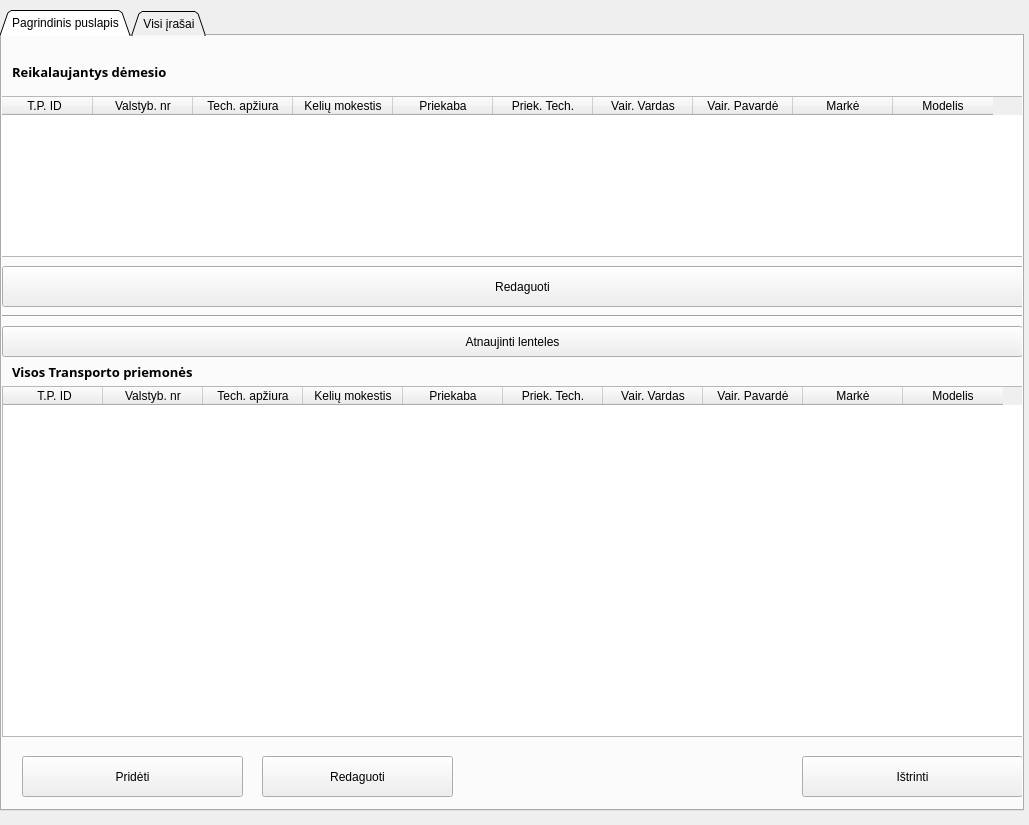
<?xml version="1.0" encoding="UTF-8"?>
<ui version="4.0">
 <class>MainWindow</class>
 <widget class="QMainWindow" name="MainWindow">
  <property name="geometry">
   <rect>
    <x>0</x>
    <y>0</y>
    <width>1029</width>
    <height>825</height>
   </rect>
  </property>
  <property name="sizePolicy">
   <sizepolicy hsizetype="MinimumExpanding" vsizetype="MinimumExpanding">
    <horstretch>0</horstretch>
    <verstretch>0</verstretch>
   </sizepolicy>
  </property>
  <property name="windowTitle">
   <string>Transporto valdymas</string>
  </property>
  <property name="animated">
   <bool>false</bool>
  </property>
  <property name="tabShape">
   <enum>QTabWidget::Triangular</enum>
  </property>
  <widget class="QWidget" name="centralwidget">
   <widget class="QTabWidget" name="tabWidget">
    <property name="geometry">
     <rect>
      <x>0</x>
      <y>10</y>
      <width>1024</width>
      <height>801</height>
     </rect>
    </property>
    <property name="sizePolicy">
     <sizepolicy hsizetype="Fixed" vsizetype="Fixed">
      <horstretch>0</horstretch>
      <verstretch>0</verstretch>
     </sizepolicy>
    </property>
    <property name="focusPolicy">
     <enum>Qt::TabFocus</enum>
    </property>
    <property name="tabShape">
     <enum>QTabWidget::Triangular</enum>
    </property>
    <property name="currentIndex">
     <number>0</number>
    </property>
    <property name="iconSize">
     <size>
      <width>32</width>
      <height>32</height>
     </size>
    </property>
    <property name="elideMode">
     <enum>Qt::ElideRight</enum>
    </property>
    <property name="documentMode">
     <bool>false</bool>
    </property>
    <property name="tabsClosable">
     <bool>false</bool>
    </property>
    <property name="tabBarAutoHide">
     <bool>false</bool>
    </property>
    <widget class="QWidget" name="tab">
     <attribute name="title">
      <string>Pagrindinis puslapis</string>
     </attribute>
     <widget class="QLabel" name="label">
      <property name="geometry">
       <rect>
        <x>10</x>
        <y>20</y>
        <width>991</width>
        <height>31</height>
       </rect>
      </property>
      <property name="sizePolicy">
       <sizepolicy hsizetype="Fixed" vsizetype="Preferred">
        <horstretch>0</horstretch>
        <verstretch>0</verstretch>
       </sizepolicy>
      </property>
      <property name="font">
       <font>
        <family>Arial Black</family>
        <pointsize>10</pointsize>
        <weight>75</weight>
        <bold>true</bold>
       </font>
      </property>
      <property name="text">
       <string>Reikalaujantys dėmesio</string>
      </property>
     </widget>
     <widget class="QTableWidget" name="reik_dem">
      <property name="geometry">
       <rect>
        <x>-10</x>
        <y>60</y>
        <width>1041</width>
        <height>161</height>
       </rect>
      </property>
      <property name="sizePolicy">
       <sizepolicy hsizetype="Fixed" vsizetype="Expanding">
        <horstretch>0</horstretch>
        <verstretch>0</verstretch>
       </sizepolicy>
      </property>
      <property name="tabletTracking">
       <bool>false</bool>
      </property>
      <property name="autoFillBackground">
       <bool>true</bool>
      </property>
      <property name="inputMethodHints">
       <set>Qt::ImhNone</set>
      </property>
      <property name="lineWidth">
       <number>2</number>
      </property>
      <property name="sizeAdjustPolicy">
       <enum>QAbstractScrollArea::AdjustToContents</enum>
      </property>
      <property name="autoScrollMargin">
       <number>16</number>
      </property>
      <property name="editTriggers">
       <set>QAbstractItemView::NoEditTriggers</set>
      </property>
      <property name="showDropIndicator" stdset="0">
       <bool>false</bool>
      </property>
      <property name="alternatingRowColors">
       <bool>true</bool>
      </property>
      <property name="selectionMode">
       <enum>QAbstractItemView::SingleSelection</enum>
      </property>
      <property name="selectionBehavior">
       <enum>QAbstractItemView::SelectRows</enum>
      </property>
      <property name="gridStyle">
       <enum>Qt::DashDotDotLine</enum>
      </property>
      <property name="cornerButtonEnabled">
       <bool>false</bool>
      </property>
      <attribute name="horizontalHeaderCascadingSectionResizes">
       <bool>false</bool>
      </attribute>
      <attribute name="verticalHeaderMinimumSectionSize">
       <number>35</number>
      </attribute>
      <attribute name="verticalHeaderStretchLastSection">
       <bool>true</bool>
      </attribute>
      <column>
       <property name="text">
        <string> T.P. ID</string>
       </property>
      </column>
      <column>
       <property name="text">
        <string>Valstyb. nr</string>
       </property>
      </column>
      <column>
       <property name="text">
        <string>Tech. apžiura</string>
       </property>
      </column>
      <column>
       <property name="text">
        <string>Kelių mokestis</string>
       </property>
      </column>
      <column>
       <property name="text">
        <string>Priekaba</string>
       </property>
      </column>
      <column>
       <property name="text">
        <string>Priek. Tech.</string>
       </property>
      </column>
      <column>
       <property name="text">
        <string>Vair. Vardas</string>
       </property>
      </column>
      <column>
       <property name="text">
        <string>Vair. Pavardė</string>
       </property>
      </column>
      <column>
       <property name="text">
        <string>Markė</string>
       </property>
      </column>
      <column>
       <property name="text">
        <string>Modelis</string>
       </property>
      </column>
     </widget>
     <widget class="QPushButton" name="redaguoti">
      <property name="geometry">
       <rect>
        <x>0</x>
        <y>230</y>
        <width>1041</width>
        <height>41</height>
       </rect>
      </property>
      <property name="sizePolicy">
       <sizepolicy hsizetype="Fixed" vsizetype="Fixed">
        <horstretch>0</horstretch>
        <verstretch>0</verstretch>
       </sizepolicy>
      </property>
      <property name="text">
       <string>Redaguoti</string>
      </property>
     </widget>
     <widget class="QPushButton" name="atnaujinti">
      <property name="geometry">
       <rect>
        <x>0</x>
        <y>290</y>
        <width>1021</width>
        <height>31</height>
       </rect>
      </property>
      <property name="sizePolicy">
       <sizepolicy hsizetype="Fixed" vsizetype="Fixed">
        <horstretch>0</horstretch>
        <verstretch>0</verstretch>
       </sizepolicy>
      </property>
      <property name="accessibleDescription">
       <string/>
      </property>
      <property name="inputMethodHints">
       <set>Qt::ImhNone</set>
      </property>
      <property name="text">
       <string>Atnaujinti lenteles</string>
      </property>
     </widget>
     <widget class="QLabel" name="label_2">
      <property name="geometry">
       <rect>
        <x>10</x>
        <y>320</y>
        <width>1011</width>
        <height>31</height>
       </rect>
      </property>
      <property name="sizePolicy">
       <sizepolicy hsizetype="Fixed" vsizetype="Preferred">
        <horstretch>0</horstretch>
        <verstretch>0</verstretch>
       </sizepolicy>
      </property>
      <property name="font">
       <font>
        <family>Arial Black</family>
        <pointsize>10</pointsize>
        <weight>75</weight>
        <bold>true</bold>
       </font>
      </property>
      <property name="text">
       <string>Visos Transporto priemonės</string>
      </property>
     </widget>
     <widget class="QTableWidget" name="visi_auto">
      <property name="geometry">
       <rect>
        <x>0</x>
        <y>350</y>
        <width>1041</width>
        <height>351</height>
       </rect>
      </property>
      <property name="sizePolicy">
       <sizepolicy hsizetype="Fixed" vsizetype="Expanding">
        <horstretch>0</horstretch>
        <verstretch>0</verstretch>
       </sizepolicy>
      </property>
      <property name="tabletTracking">
       <bool>false</bool>
      </property>
      <property name="autoFillBackground">
       <bool>true</bool>
      </property>
      <property name="inputMethodHints">
       <set>Qt::ImhNone</set>
      </property>
      <property name="lineWidth">
       <number>2</number>
      </property>
      <property name="sizeAdjustPolicy">
       <enum>QAbstractScrollArea::AdjustToContents</enum>
      </property>
      <property name="autoScrollMargin">
       <number>16</number>
      </property>
      <property name="editTriggers">
       <set>QAbstractItemView::NoEditTriggers</set>
      </property>
      <property name="showDropIndicator" stdset="0">
       <bool>false</bool>
      </property>
      <property name="alternatingRowColors">
       <bool>true</bool>
      </property>
      <property name="selectionMode">
       <enum>QAbstractItemView::SingleSelection</enum>
      </property>
      <property name="selectionBehavior">
       <enum>QAbstractItemView::SelectRows</enum>
      </property>
      <property name="gridStyle">
       <enum>Qt::DashDotDotLine</enum>
      </property>
      <property name="cornerButtonEnabled">
       <bool>false</bool>
      </property>
      <attribute name="horizontalHeaderCascadingSectionResizes">
       <bool>false</bool>
      </attribute>
      <attribute name="verticalHeaderMinimumSectionSize">
       <number>35</number>
      </attribute>
      <attribute name="verticalHeaderStretchLastSection">
       <bool>true</bool>
      </attribute>
      <column>
       <property name="text">
        <string> T.P. ID</string>
       </property>
      </column>
      <column>
       <property name="text">
        <string>Valstyb. nr</string>
       </property>
      </column>
      <column>
       <property name="text">
        <string>Tech. apžiura</string>
       </property>
      </column>
      <column>
       <property name="text">
        <string>Kelių mokestis</string>
       </property>
      </column>
      <column>
       <property name="text">
        <string>Priekaba</string>
       </property>
      </column>
      <column>
       <property name="text">
        <string>Priek. Tech.</string>
       </property>
      </column>
      <column>
       <property name="text">
        <string>Vair. Vardas</string>
       </property>
      </column>
      <column>
       <property name="text">
        <string>Vair. Pavardė</string>
       </property>
      </column>
      <column>
       <property name="text">
        <string>Markė</string>
       </property>
      </column>
      <column>
       <property name="text">
        <string>Modelis</string>
       </property>
      </column>
     </widget>
     <widget class="QPushButton" name="istrinti">
      <property name="geometry">
       <rect>
        <x>800</x>
        <y>720</y>
        <width>221</width>
        <height>41</height>
       </rect>
      </property>
      <property name="sizePolicy">
       <sizepolicy hsizetype="Fixed" vsizetype="Fixed">
        <horstretch>0</horstretch>
        <verstretch>0</verstretch>
       </sizepolicy>
      </property>
      <property name="text">
       <string>Ištrinti</string>
      </property>
     </widget>
     <widget class="QPushButton" name="redaguoti_2">
      <property name="geometry">
       <rect>
        <x>260</x>
        <y>720</y>
        <width>191</width>
        <height>41</height>
       </rect>
      </property>
      <property name="sizePolicy">
       <sizepolicy hsizetype="Fixed" vsizetype="Fixed">
        <horstretch>0</horstretch>
        <verstretch>0</verstretch>
       </sizepolicy>
      </property>
      <property name="text">
       <string>Redaguoti</string>
      </property>
     </widget>
     <widget class="QPushButton" name="prideti">
      <property name="geometry">
       <rect>
        <x>20</x>
        <y>720</y>
        <width>221</width>
        <height>41</height>
       </rect>
      </property>
      <property name="sizePolicy">
       <sizepolicy hsizetype="Fixed" vsizetype="Fixed">
        <horstretch>0</horstretch>
        <verstretch>0</verstretch>
       </sizepolicy>
      </property>
      <property name="text">
       <string>Pridėti</string>
      </property>
     </widget>
     <widget class="Line" name="line_4">
      <property name="geometry">
       <rect>
        <x>-10</x>
        <y>270</y>
        <width>1041</width>
        <height>20</height>
       </rect>
      </property>
      <property name="sizePolicy">
       <sizepolicy hsizetype="Fixed" vsizetype="Fixed">
        <horstretch>0</horstretch>
        <verstretch>0</verstretch>
       </sizepolicy>
      </property>
      <property name="orientation">
       <enum>Qt::Horizontal</enum>
      </property>
     </widget>
    </widget>
    <widget class="QWidget" name="tab_2">
     <attribute name="title">
      <string>Visi įrašai</string>
     </attribute>
     <widget class="QTableWidget" name="kuro_irasai">
      <property name="geometry">
       <rect>
        <x>0</x>
        <y>60</y>
        <width>591</width>
        <height>192</height>
       </rect>
      </property>
      <property name="frameShadow">
       <enum>QFrame::Sunken</enum>
      </property>
      <property name="sizeAdjustPolicy">
       <enum>QAbstractScrollArea::AdjustToContentsOnFirstShow</enum>
      </property>
      <property name="editTriggers">
       <set>QAbstractItemView::NoEditTriggers</set>
      </property>
      <property name="showDropIndicator" stdset="0">
       <bool>false</bool>
      </property>
      <property name="dragDropOverwriteMode">
       <bool>false</bool>
      </property>
      <property name="selectionMode">
       <enum>QAbstractItemView::SingleSelection</enum>
      </property>
      <property name="selectionBehavior">
       <enum>QAbstractItemView::SelectRows</enum>
      </property>
      <column>
       <property name="text">
        <string>ID</string>
       </property>
      </column>
      <column>
       <property name="text">
        <string>Data</string>
       </property>
      </column>
      <column>
       <property name="text">
        <string>Kilometražas</string>
       </property>
      </column>
      <column>
       <property name="text">
        <string>Kiekis</string>
       </property>
      </column>
      <column>
       <property name="text">
        <string>Kaina</string>
       </property>
      </column>
      <column>
       <property name="text">
        <string>T.P.</string>
       </property>
      </column>
     </widget>
     <widget class="QLabel" name="label_3">
      <property name="geometry">
       <rect>
        <x>0</x>
        <y>20</y>
        <width>581</width>
        <height>31</height>
       </rect>
      </property>
      <property name="font">
       <font>
        <family>Arial Black</family>
        <pointsize>10</pointsize>
        <weight>75</weight>
        <bold>true</bold>
       </font>
      </property>
      <property name="text">
       <string>Visi kuro įrašai</string>
      </property>
     </widget>
     <widget class="QTableWidget" name="markes_irasai">
      <property name="geometry">
       <rect>
        <x>620</x>
        <y>60</y>
        <width>381</width>
        <height>192</height>
       </rect>
      </property>
      <property name="sizeAdjustPolicy">
       <enum>QAbstractScrollArea::AdjustToContentsOnFirstShow</enum>
      </property>
      <property name="editTriggers">
       <set>QAbstractItemView::NoEditTriggers</set>
      </property>
      <property name="showDropIndicator" stdset="0">
       <bool>false</bool>
      </property>
      <property name="dragDropOverwriteMode">
       <bool>false</bool>
      </property>
      <property name="selectionMode">
       <enum>QAbstractItemView::SingleSelection</enum>
      </property>
      <property name="selectionBehavior">
       <enum>QAbstractItemView::SelectRows</enum>
      </property>
      <attribute name="horizontalHeaderDefaultSectionSize">
       <number>120</number>
      </attribute>
      <column>
       <property name="text">
        <string>ID</string>
       </property>
      </column>
      <column>
       <property name="text">
        <string>Markė</string>
       </property>
      </column>
      <column>
       <property name="text">
        <string>Modelis</string>
       </property>
      </column>
     </widget>
     <widget class="QLabel" name="label_4">
      <property name="geometry">
       <rect>
        <x>620</x>
        <y>30</y>
        <width>381</width>
        <height>31</height>
       </rect>
      </property>
      <property name="font">
       <font>
        <family>Arial Black</family>
        <pointsize>10</pointsize>
        <weight>75</weight>
        <bold>true</bold>
       </font>
      </property>
      <property name="text">
       <string>Visi markės/modelio įrašai</string>
      </property>
     </widget>
     <widget class="QPushButton" name="prideti_kuras">
      <property name="geometry">
       <rect>
        <x>0</x>
        <y>260</y>
        <width>171</width>
        <height>41</height>
       </rect>
      </property>
      <property name="text">
       <string>Pridėti</string>
      </property>
     </widget>
     <widget class="QPushButton" name="prideti_marke">
      <property name="geometry">
       <rect>
        <x>620</x>
        <y>260</y>
        <width>131</width>
        <height>41</height>
       </rect>
      </property>
      <property name="text">
       <string>Pridėti</string>
      </property>
     </widget>
     <widget class="QPushButton" name="redaguoti_kuras">
      <property name="geometry">
       <rect>
        <x>210</x>
        <y>260</y>
        <width>171</width>
        <height>41</height>
       </rect>
      </property>
      <property name="text">
       <string>Redaguoti</string>
      </property>
     </widget>
     <widget class="QPushButton" name="redaguoti_marke">
      <property name="geometry">
       <rect>
        <x>760</x>
        <y>260</y>
        <width>121</width>
        <height>41</height>
       </rect>
      </property>
      <property name="text">
       <string>Redaguoti</string>
      </property>
     </widget>
     <widget class="QPushButton" name="istrinti_kuras">
      <property name="geometry">
       <rect>
        <x>430</x>
        <y>260</y>
        <width>161</width>
        <height>41</height>
       </rect>
      </property>
      <property name="text">
       <string>Ištrinti</string>
      </property>
     </widget>
     <widget class="QPushButton" name="istrinti_marke">
      <property name="geometry">
       <rect>
        <x>890</x>
        <y>260</y>
        <width>111</width>
        <height>41</height>
       </rect>
      </property>
      <property name="text">
       <string>Ištrinti</string>
      </property>
     </widget>
     <widget class="QLabel" name="label_5">
      <property name="geometry">
       <rect>
        <x>0</x>
        <y>310</y>
        <width>761</width>
        <height>31</height>
       </rect>
      </property>
      <property name="font">
       <font>
        <family>Arial Black</family>
        <pointsize>10</pointsize>
        <weight>75</weight>
        <bold>true</bold>
       </font>
      </property>
      <property name="text">
       <string>Visi priekabos įrašai</string>
      </property>
     </widget>
     <widget class="QTableWidget" name="priekabos_irasai">
      <property name="geometry">
       <rect>
        <x>0</x>
        <y>340</y>
        <width>761</width>
        <height>192</height>
       </rect>
      </property>
      <property name="sizeAdjustPolicy">
       <enum>QAbstractScrollArea::AdjustToContentsOnFirstShow</enum>
      </property>
      <property name="editTriggers">
       <set>QAbstractItemView::NoEditTriggers</set>
      </property>
      <property name="showDropIndicator" stdset="0">
       <bool>false</bool>
      </property>
      <property name="dragDropOverwriteMode">
       <bool>false</bool>
      </property>
      <property name="selectionMode">
       <enum>QAbstractItemView::SingleSelection</enum>
      </property>
      <property name="selectionBehavior">
       <enum>QAbstractItemView::SelectRows</enum>
      </property>
      <attribute name="horizontalHeaderDefaultSectionSize">
       <number>150</number>
      </attribute>
      <column>
       <property name="text">
        <string>ID</string>
       </property>
      </column>
      <column>
       <property name="text">
        <string>Pavadinimas`</string>
       </property>
      </column>
      <column>
       <property name="text">
        <string>Valstyb. nr</string>
       </property>
      </column>
      <column>
       <property name="text">
        <string>Pagaminimo metai</string>
       </property>
      </column>
      <column>
       <property name="text">
        <string>Tech. apžiura</string>
       </property>
      </column>
     </widget>
     <widget class="QPushButton" name="redaguoti_priekaba">
      <property name="geometry">
       <rect>
        <x>780</x>
        <y>410</y>
        <width>181</width>
        <height>51</height>
       </rect>
      </property>
      <property name="text">
       <string>Redaguoti</string>
      </property>
     </widget>
     <widget class="QPushButton" name="istrinti_priekaba">
      <property name="geometry">
       <rect>
        <x>780</x>
        <y>480</y>
        <width>181</width>
        <height>51</height>
       </rect>
      </property>
      <property name="text">
       <string>Ištrinti</string>
      </property>
     </widget>
     <widget class="QPushButton" name="prideti_priekaba">
      <property name="geometry">
       <rect>
        <x>780</x>
        <y>340</y>
        <width>181</width>
        <height>51</height>
       </rect>
      </property>
      <property name="text">
       <string>Pridėti</string>
      </property>
     </widget>
     <widget class="Line" name="line">
      <property name="geometry">
       <rect>
        <x>0</x>
        <y>300</y>
        <width>1041</width>
        <height>20</height>
       </rect>
      </property>
      <property name="orientation">
       <enum>Qt::Horizontal</enum>
      </property>
     </widget>
     <widget class="Line" name="line_2">
      <property name="geometry">
       <rect>
        <x>590</x>
        <y>60</y>
        <width>20</width>
        <height>251</height>
       </rect>
      </property>
      <property name="orientation">
       <enum>Qt::Vertical</enum>
      </property>
     </widget>
     <widget class="QPushButton" name="istrinti_vairuotojas">
      <property name="geometry">
       <rect>
        <x>620</x>
        <y>710</y>
        <width>271</width>
        <height>51</height>
       </rect>
      </property>
      <property name="text">
       <string>Ištrinti</string>
      </property>
     </widget>
     <widget class="QTableWidget" name="vair_irasai">
      <property name="geometry">
       <rect>
        <x>0</x>
        <y>570</y>
        <width>611</width>
        <height>192</height>
       </rect>
      </property>
      <property name="frameShape">
       <enum>QFrame::StyledPanel</enum>
      </property>
      <property name="frameShadow">
       <enum>QFrame::Sunken</enum>
      </property>
      <property name="sizeAdjustPolicy">
       <enum>QAbstractScrollArea::AdjustToContentsOnFirstShow</enum>
      </property>
      <property name="editTriggers">
       <set>QAbstractItemView::NoEditTriggers</set>
      </property>
      <property name="showDropIndicator" stdset="0">
       <bool>false</bool>
      </property>
      <property name="dragDropOverwriteMode">
       <bool>false</bool>
      </property>
      <property name="selectionMode">
       <enum>QAbstractItemView::SingleSelection</enum>
      </property>
      <property name="selectionBehavior">
       <enum>QAbstractItemView::SelectRows</enum>
      </property>
      <attribute name="horizontalHeaderDefaultSectionSize">
       <number>120</number>
      </attribute>
      <column>
       <property name="text">
        <string>ID</string>
       </property>
      </column>
      <column>
       <property name="text">
        <string>Vardas</string>
       </property>
      </column>
      <column>
       <property name="text">
        <string>Pavardė</string>
       </property>
      </column>
      <column>
       <property name="text">
        <string>Tel. Numeris</string>
       </property>
      </column>
      <column>
       <property name="text">
        <string>T.P.</string>
       </property>
      </column>
     </widget>
     <widget class="QPushButton" name="redaguoti_vairuotojas">
      <property name="geometry">
       <rect>
        <x>620</x>
        <y>640</y>
        <width>271</width>
        <height>51</height>
       </rect>
      </property>
      <property name="text">
       <string>Redaguoti</string>
      </property>
     </widget>
     <widget class="QPushButton" name="prideti_vairuotojas">
      <property name="geometry">
       <rect>
        <x>620</x>
        <y>570</y>
        <width>271</width>
        <height>51</height>
       </rect>
      </property>
      <property name="text">
       <string>Pridėti</string>
      </property>
     </widget>
     <widget class="QLabel" name="label_7">
      <property name="geometry">
       <rect>
        <x>0</x>
        <y>540</y>
        <width>611</width>
        <height>31</height>
       </rect>
      </property>
      <property name="font">
       <font>
        <family>Arial Black</family>
        <pointsize>10</pointsize>
        <weight>75</weight>
        <bold>true</bold>
       </font>
      </property>
      <property name="text">
       <string>Visi vairuotojo įrašai</string>
      </property>
     </widget>
     <widget class="Line" name="line_3">
      <property name="geometry">
       <rect>
        <x>0</x>
        <y>530</y>
        <width>1041</width>
        <height>20</height>
       </rect>
      </property>
      <property name="orientation">
       <enum>Qt::Horizontal</enum>
      </property>
     </widget>
     <widget class="QPushButton" name="atnaujinti_lenteles">
      <property name="geometry">
       <rect>
        <x>840</x>
        <y>0</y>
        <width>171</width>
        <height>31</height>
       </rect>
      </property>
      <property name="sizePolicy">
       <sizepolicy hsizetype="Fixed" vsizetype="Fixed">
        <horstretch>0</horstretch>
        <verstretch>0</verstretch>
       </sizepolicy>
      </property>
      <property name="accessibleDescription">
       <string/>
      </property>
      <property name="inputMethodHints">
       <set>Qt::ImhNone</set>
      </property>
      <property name="text">
       <string>Atnaujinti lenteles</string>
      </property>
     </widget>
    </widget>
   </widget>
  </widget>
  <action name="uzdaryti">
   <property name="text">
    <string>Uždaryti</string>
   </property>
  </action>
 </widget>
 <resources/>
 <connections/>
</ui>
